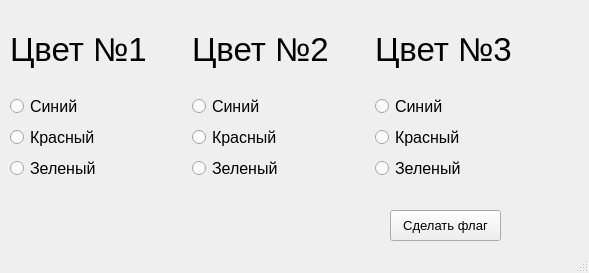
<?xml version="1.0" encoding="UTF-8"?>
<ui version="4.0">
 <class>MainWindow</class>
 <widget class="QMainWindow" name="MainWindow">
  <property name="geometry">
   <rect>
    <x>0</x>
    <y>0</y>
    <width>589</width>
    <height>273</height>
   </rect>
  </property>
  <property name="windowTitle">
   <string>Текстовый флаг</string>
  </property>
  <widget class="QWidget" name="centralwidget">
   <widget class="QPushButton" name="pushButton">
    <property name="geometry">
     <rect>
      <x>390</x>
      <y>210</y>
      <width>111</width>
      <height>31</height>
     </rect>
    </property>
    <property name="font">
     <font>
      <pointsize>10</pointsize>
     </font>
    </property>
    <property name="text">
     <string>Сделать флаг</string>
    </property>
   </widget>
   <widget class="QWidget" name="horizontalLayoutWidget">
    <property name="geometry">
     <rect>
      <x>10</x>
      <y>10</y>
      <width>541</width>
      <height>171</height>
     </rect>
    </property>
    <layout class="QHBoxLayout" name="horizontalLayout">
     <item>
      <layout class="QVBoxLayout" name="verticalLayout">
       <item>
        <widget class="QLabel" name="label_4">
         <property name="font">
          <font>
           <pointsize>25</pointsize>
          </font>
         </property>
         <property name="text">
          <string>Цвет №1</string>
         </property>
        </widget>
       </item>
       <item>
        <widget class="QRadioButton" name="radioButton_11">
         <property name="font">
          <font>
           <pointsize>12</pointsize>
          </font>
         </property>
         <property name="text">
          <string>Синий</string>
         </property>
        </widget>
       </item>
       <item>
        <widget class="QRadioButton" name="radioButton_10">
         <property name="font">
          <font>
           <pointsize>12</pointsize>
          </font>
         </property>
         <property name="text">
          <string>Красный</string>
         </property>
        </widget>
       </item>
       <item>
        <widget class="QRadioButton" name="radioButton_12">
         <property name="font">
          <font>
           <pointsize>12</pointsize>
          </font>
         </property>
         <property name="text">
          <string>Зеленый</string>
         </property>
        </widget>
       </item>
      </layout>
     </item>
     <item>
      <layout class="QVBoxLayout" name="verticalLayout_4">
       <item>
        <widget class="QLabel" name="label_5">
         <property name="font">
          <font>
           <pointsize>25</pointsize>
          </font>
         </property>
         <property name="text">
          <string>Цвет №2</string>
         </property>
        </widget>
       </item>
       <item>
        <widget class="QRadioButton" name="radioButton_14">
         <property name="font">
          <font>
           <pointsize>12</pointsize>
          </font>
         </property>
         <property name="text">
          <string>Синий</string>
         </property>
        </widget>
       </item>
       <item>
        <widget class="QRadioButton" name="radioButton_13">
         <property name="font">
          <font>
           <pointsize>12</pointsize>
          </font>
         </property>
         <property name="text">
          <string>Красный</string>
         </property>
        </widget>
       </item>
       <item>
        <widget class="QRadioButton" name="radioButton_15">
         <property name="font">
          <font>
           <pointsize>12</pointsize>
          </font>
         </property>
         <property name="text">
          <string>Зеленый</string>
         </property>
        </widget>
       </item>
      </layout>
     </item>
     <item>
      <layout class="QVBoxLayout" name="verticalLayout_5">
       <item>
        <widget class="QLabel" name="label_6">
         <property name="font">
          <font>
           <pointsize>25</pointsize>
          </font>
         </property>
         <property name="text">
          <string>Цвет №3</string>
         </property>
        </widget>
       </item>
       <item>
        <widget class="QRadioButton" name="radioButton_17">
         <property name="font">
          <font>
           <pointsize>12</pointsize>
          </font>
         </property>
         <property name="text">
          <string>Синий</string>
         </property>
        </widget>
       </item>
       <item>
        <widget class="QRadioButton" name="radioButton_16">
         <property name="font">
          <font>
           <pointsize>12</pointsize>
          </font>
         </property>
         <property name="text">
          <string>Красный</string>
         </property>
        </widget>
       </item>
       <item>
        <widget class="QRadioButton" name="radioButton_18">
         <property name="font">
          <font>
           <pointsize>12</pointsize>
          </font>
         </property>
         <property name="text">
          <string>Зеленый</string>
         </property>
        </widget>
       </item>
      </layout>
     </item>
    </layout>
   </widget>
  </widget>
  <widget class="QStatusBar" name="statusbar"/>
 </widget>
 <resources/>
 <connections/>
</ui>
